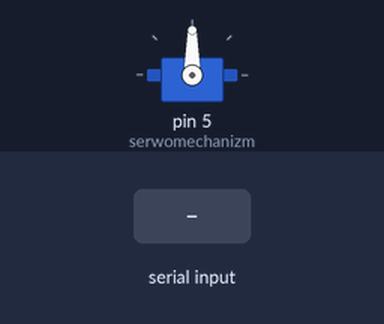
The program below on a simulated Arduino Uno, built with avr-gcc and run on an emulated ATmega328P. Parts: servo. The inputs (shaded band) are chosen by the test bench.

Above: at 1.2 s.
1.3 s: "30,150\n" received over Serial
At 1.9 s:
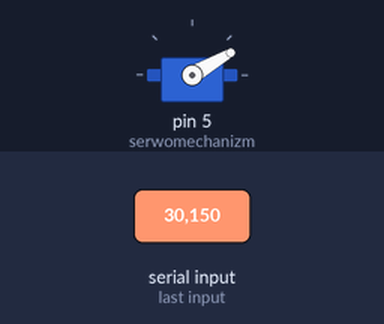
2.9 s: "5\n" received over Serial
At 4.2 s:
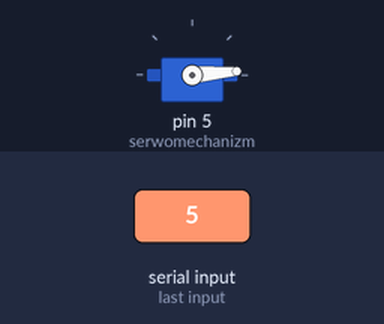
4.5 s: "200\n" received over Serial
At 5.6 s:
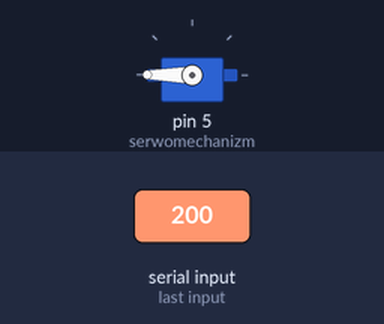
Timing chart, 0 to 7.5 s (numbered marks = the images above; inputs shaded):
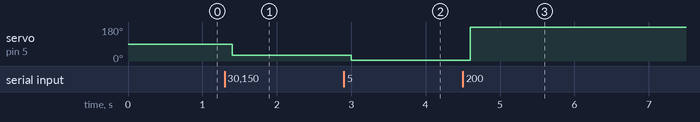

The program:

main.cpp
```cpp
#include <Arduino.h>
#include <Servo.h>

Servo serwomechanizm;
int pozycja = 0;
int zmiana = 6;

void setup() {
  Serial.begin(9600);
  serwomechanizm.attach(5);
}

void loop() {
  if(pozycja <= 180 && pozycja >= 0 && Serial.available() > 0) {
    pozycja = (Serial.readStringUntil('\n')).toInt();
    serwomechanizm.write(pozycja);
  }
  delay(200);

  /*
  else {
    pozycja = 0;
  }
  */
  //pozycja = pozycja + zmiana;

  //za pomoca potencjometru:
  //potencjometr = analogRead(A0);
  //pozycja = map(potencjometr, 0, 1022, 0, 180);
  //serwomechanizm.write(pozycja);
}
```

Measured:
- after the input at 1.3 s, servo on pin 5 (serwomechanizm): 90° → 30° after 0.10 s
- after the input at 2.9 s, servo on pin 5 (serwomechanizm): 30° → 5° after 0.10 s
- after the input at 4.5 s, servo on pin 5 (serwomechanizm): 5° → 180° after 0.10 s
